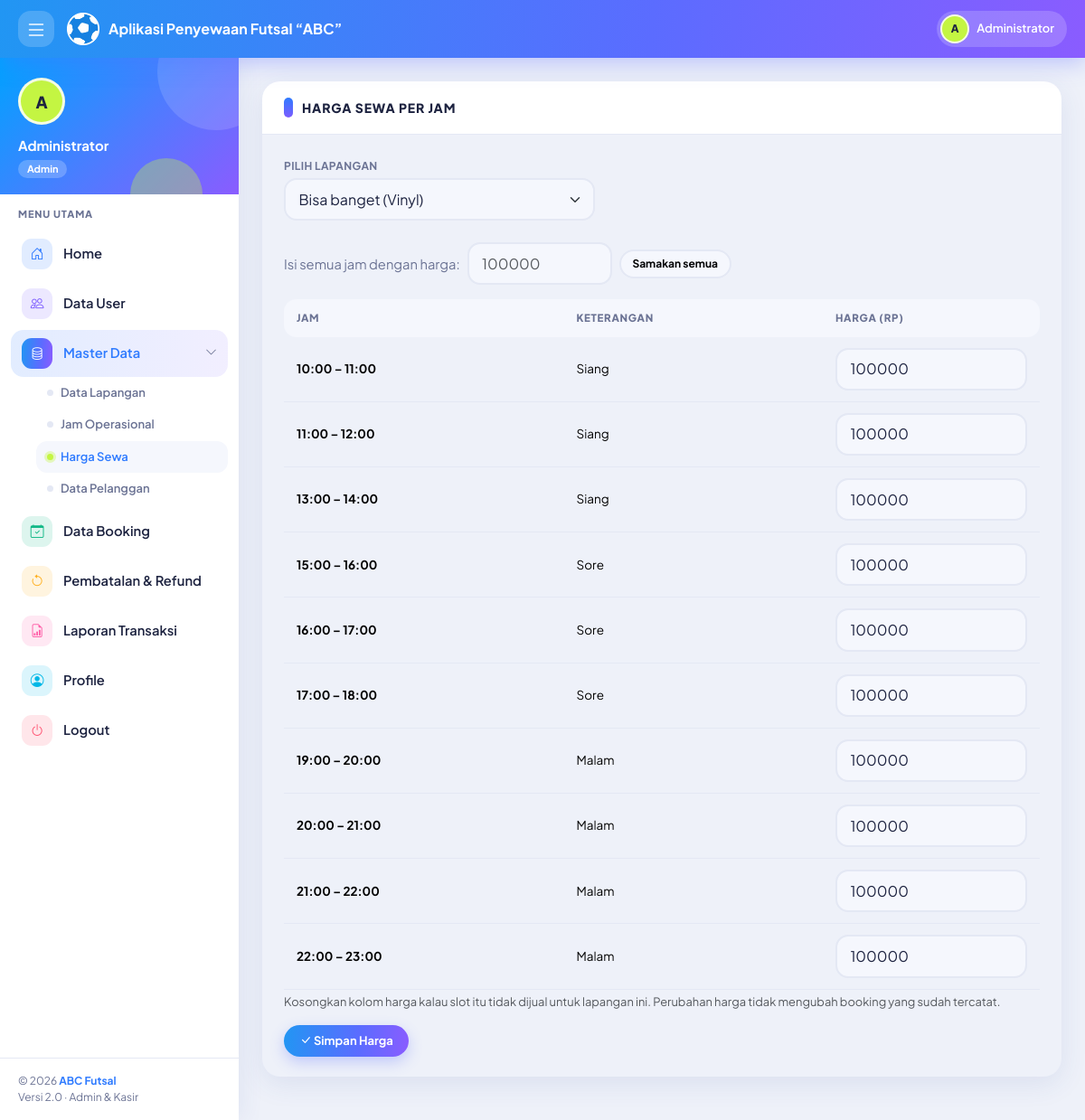
Page /admin/harga.php (signed in) on the committed database.
### tables this page shows
CREATE TABLE `tb_pengguna` (
  `id_pengguna` int(11) NOT NULL,
  `nama_lengkap` varchar(100) NOT NULL,
  `username` varchar(30) NOT NULL,
  `password` varchar(255) NOT NULL,
  `no_hp` varchar(20) DEFAULT NULL,
  `level` enum('admin','kasir') NOT NULL DEFAULT 'kasir',
  `status` enum('Aktif','Nonaktif') NOT NULL DEFAULT 'Aktif',
  `created_at` timestamp NOT NULL DEFAULT current_timestamp()
);

CREATE TABLE `tb_waktu` (
  `id_waktu` int(11) NOT NULL,
  `jam_mulai` time NOT NULL,
  `jam_selesai` time NOT NULL,
  `keterangan` varchar(50) DEFAULT NULL
);

### auth.php (called while the page is built, shortened)
<?php
require_once __DIR__ . '/koneksi.php';
require_once __DIR__ . '/format.php';
$stmt = $pdo->prepare("SELECT id_pengguna, nama_lengkap, username, level, status
                       FROM tb_pengguna WHERE id_pengguna = ?");
$stmt->execute([$_SESSION['user']['id']]);
$u = $stmt->fetch();
$user = [
    'id'       => (int)$u['id_pengguna'],
    'nama'     => $u['nama_lengkap'],
    'username' => $u['username'],
    'level'    => $u['level'],
];

### format.php (called while the page is built, shortened)
<?php
function e($teks)
{
    return htmlspecialchars((string)$teks, ENT_QUOTES, 'UTF-8');
}
function jam($waktu)
{
    return substr((string)$waktu, 0, 5);
}
function inisial($nama)
{
    $kata = preg_split('/\s+/', trim((string)$nama));
    $hasil = strtoupper(mb_substr($kata[0], 0, 1));
    return $hasil;
}

### admin/harga.php (the view, shortened to what this page needs)
<?php
require_once '../auth.php';
$menu_aktif    = 'harga';
$daftar_lapangan = $pdo->query("SELECT * FROM tb_lapangan ORDER BY nama_lapangan")->fetchAll();
$daftar_waktu    = $pdo->query("SELECT * FROM tb_waktu ORDER BY jam_mulai")->fetchAll();
$id_lapangan = (int)($_GET['id_lapangan'] ?? 0);
if ($id_lapangan === 0 && $daftar_lapangan) $id_lapangan = (int)$daftar_lapangan[0]['id_lapangan'];
$stmt = $pdo->prepare("SELECT id_waktu, harga FROM tb_harga WHERE id_lapangan = ?");
$stmt->execute([$id_lapangan]);
$harga = $stmt->fetchAll(PDO::FETCH_KEY_PAIR);
include '../inc/header.php';
?>
<div class="card">
    <div class="card-header">
        <h2>Harga Sewa per Jam</h2>
    </div>
    <div class="card-body">
        <?php if (!$daftar_lapangan || !$daftar_waktu): ?>
            <p class="text-muted mb-0">Isi dulu data <a href="lapangan.php">lapangan</a> dan <a href="waktu.php">jam operasional</a>.</p>
        <?php else: ?>
            <form method="get" class="row g-2 align-items-end mb-4">
                <div class="col-md-5">
                    <label class="form-label" for="pilih_lapangan">Pilih Lapangan</label>
                    <select class="form-select" id="pilih_lapangan" name="id_lapangan" onchange="this.form.submit()">
                        <?php foreach ($daftar_lapangan as $l): ?>
                            <option value="<?= (int)$l['id_lapangan'] ?>" <?= $id_lapangan === (int)$l['id_lapangan'] ? 'selected' : '' ?>>
                                <?= e($l['nama_lapangan']) ?> (<?= e($l['jenis_lantai']) ?>)
                            </option>
                        <?php endforeach; ?>
                    </select>
                </div>
            </form>
            <form method="post" action="harga_proses.php" autocomplete="off">
                <div class="d-flex flex-wrap gap-2 align-items-center mb-3">
                    <span class="text-muted">Isi semua jam dengan harga:</span>
                    <input type="number" min="0" step="1000" class="form-control" style="width:160px" id="harga-semua" placeholder="100000">
                    <button type="button" class="btn btn-light btn-sm" id="btn-samakan">Samakan semua</button>
                </div>
                <div class="table-responsive">
                    <table class="table table-hover">
                        <thead>
                            <tr>
                                <th>Jam</th>
                                <th>Keterangan</th>
                                <th style="width:240px">Harga (Rp)</th>
                            </tr>
                        </thead>
                        <tbody>
                            <?php foreach ($daftar_waktu as $w): ?>
                                <tr>
                                    <td class="nowrap"><b><?= e(jam($w['jam_mulai'])) ?> – <?= e(jam($w['jam_selesai'])) ?></b></td>
                                    <td><?= e($w['keterangan'] ?: '-') ?></td>
                                    <td>
                                        <input type="number" min="0" max="10000000" step="1000" class="form-control input-harga"
                                            name="harga[<?= (int)$w['id_waktu'] ?>]"
                                            value="<?= isset($harga[$w['id_waktu']]) ? (int)$harga[$w['id_waktu']] : '' ?>"
                                            placeholder="belum diatur">
                                    </td>
                                </tr>
                            <?php endforeach; ?>
                        </tbody>
                    </table>
                </div>
                <p class="form-text">Kosongkan kolom harga kalau slot itu tidak dijual untuk lapangan ini. Perubahan harga tidak mengubah booking yang sudah tercatat.</p>
                <button class="btn btn-primary" type="submit"><i class="bi bi-check-lg"></i> Simpan Harga</button>
            </form>
        <?php endif; ?>
    </div>
</div>
<?php include '../inc/footer.php'; ?>

### inc/header.php (shortened to what this page needs)
<!DOCTYPE html>
<html lang="id">
<head>
    <link href="https://cdn.jsdelivr.net/npm/bootstrap@5.3.3/dist/css/bootstrap.min.css" rel="stylesheet">
    <link href="https://cdn.jsdelivr.net/npm/bootstrap-icons@1.11.3/font/bootstrap-icons.min.css" rel="stylesheet">
    <link href="<?= BASE_URL ?>css/style.css" rel="stylesheet">
</head>
<body>
    <nav class="app-nav no-print">
        <button type="button" class="nav-btn side-toggle" aria-label="Menu"><i class="bi bi-list fs-4"></i></button>
        <a class="navbar-brand" href="<?= BASE_URL ?>index.php">
            <img src="<?= BASE_URL ?>images/ball.webp" alt="ABC"><span>Aplikasi Penyewaan Futsal “ABC”</span>
        </a>
        <div class="nav-chip">
            <div class="avatar"><?= e(inisial($user['nama'])) ?></div><span><?= e($user['nama']) ?></span>
        </div>
    </nav>
    <?php include __DIR__ . '/sidebar.php'; ?>
    <main class="app-main">

### inc/sidebar.php (shortened to what this page needs)
<?php
$menu_aktif = $menu_aktif ?? '';
$master_aktif = in_array($menu_aktif, ['lapangan', 'waktu', 'harga', 'pelanggan'], true);
?>
<aside class="app-side no-print">
    <div class="user-info">
        <div class="avatar"><?= e(inisial($user['nama'])) ?></div>
        <div class="nama"><?= e($user['nama']) ?></div>
        <span class="role"><?= e($user['level']) ?></span>
    </div>
    <div class="menu-label">MENU UTAMA</div>
    <ul class="menu">
        <li class="<?= $menu_aktif === 'home' ? 'active' : '' ?>" style="--c:#2f7bff">
            <a class="item" href="<?= BASE_URL ?>index.php"><span class="tile"><i class="bi bi-house-door"></i></span>Home</a>
        </li>
        <?php if ($user['level'] === 'admin'): ?>
            <li class="<?= $menu_aktif === 'pengguna' ? 'active' : '' ?>" style="--c:#7c5cff">
                <a class="item" href="<?= BASE_URL ?>admin/pengguna.php"><span class="tile"><i class="bi bi-people"></i></span>Data User</a>
            </li>
            <li class="<?= $master_aktif ? 'active' : '' ?>" style="--c:#ff8a3d">
                <a class="item" data-bs-toggle="collapse" href="#menuMaster" role="button">
                    <span class="tile"><i class="bi bi-database"></i></span>Master Data
                    <i class="bi bi-chevron-down caret"></i>
                </a>
                <ul class="submenu collapse <?= $master_aktif ? 'show' : '' ?>" id="menuMaster">
                    <li class="<?= $menu_aktif === 'lapangan' ? 'active' : '' ?>"><a href="<?= BASE_URL ?>admin/lapangan.php">Data Lapangan</a></li>
                    <li class="<?= $menu_aktif === 'waktu' ? 'active' : '' ?>"><a href="<?= BASE_URL ?>admin/waktu.php">Jam Operasional</a></li>
                    <li class="<?= $menu_aktif === 'harga' ? 'active' : '' ?>"><a href="<?= BASE_URL ?>admin/harga.php">Harga Sewa</a></li>
                    <li class="<?= $menu_aktif === 'pelanggan' ? 'active' : '' ?>"><a href="<?= BASE_URL ?>admin/pelanggan.php">Data Pelanggan</a></li>
                </ul>
            </li>
            <li class="<?= $menu_aktif === 'booking' ? 'active' : '' ?>" style="--c:#12b886">
                <a class="item" href="<?= BASE_URL ?>booking/daftar.php"><span class="tile"><i class="bi bi-calendar-check"></i></span>Data Booking</a>
            </li>
            <li class="<?= $menu_aktif === 'pembatalan' ? 'active' : '' ?>" style="--c:#ffb020">
                <a class="item" href="<?= BASE_URL ?>admin/pembatalan.php">
                    <span class="tile"><i class="bi bi-arrow-counterclockwise"></i></span>Pembatalan &amp; Refund
                </a>
            </li>
            <li class="<?= $menu_aktif === 'laporan' ? 'active' : '' ?>" style="--c:#ff5fa8">
                <a class="item" href="<?= BASE_URL ?>admin/laporan.php"><span class="tile"><i class="bi bi-file-earmark-bar-graph"></i></span>Laporan Transaksi</a>
            </li>
        <?php endif; ?>
        <li class="<?= $menu_aktif === 'profile' ? 'active' : '' ?>" style="--c:#00b7e6">
            <a class="item" href="<?= BASE_URL ?>profile.php"><span class="tile"><i class="bi bi-person-circle"></i></span>Profile</a>
        </li>
        <li style="--c:#ff4d6d">
            <a class="item" href="<?= BASE_URL ?>logout.php" data-confirm="Yakin mau logout?"><span class="tile"><i class="bi bi-power"></i></span>Logout</a>
        </li>
    </ul>
    <div class="side-foot">&copy; <?= date('Y') ?> <b>ABC Futsal</b><br>Versi 2.0 &middot; Admin &amp; Kasir</div>
</aside>

### rows in the picture
tb_pengguna: nama_lengkap "A", nama_lengkap "Administrator", level "Admin"
tb_waktu: jam_mulai "10:00", jam_selesai "11:00", keterangan "Siang", id_waktu "100000"
tb_waktu: jam_mulai "11:00", jam_selesai "12:00", keterangan "Siang", id_waktu "100000"
tb_waktu: jam_mulai "13:00", jam_selesai "14:00", keterangan "Siang", id_waktu "100000"
tb_waktu: jam_mulai "15:00", jam_selesai "16:00", keterangan "Sore", id_waktu "100000"
tb_waktu: jam_mulai "16:00", jam_selesai "17:00", keterangan "Sore", id_waktu "100000"
tb_waktu: jam_mulai "17:00", jam_selesai "18:00", keterangan "Sore", id_waktu "100000"
tb_waktu: jam_mulai "19:00", jam_selesai "20:00", keterangan "Malam", id_waktu "100000"
tb_waktu: jam_mulai "20:00", jam_selesai "21:00", keterangan "Malam", id_waktu "100000"
tb_waktu: jam_mulai "21:00", jam_selesai "22:00", keterangan "Malam", id_waktu "100000"
tb_waktu: jam_mulai "22:00", jam_selesai "23:00", keterangan "Malam", id_waktu "100000"

### other values in the picture
form field id_lapangan "Bisa banget (Vinyl)"
